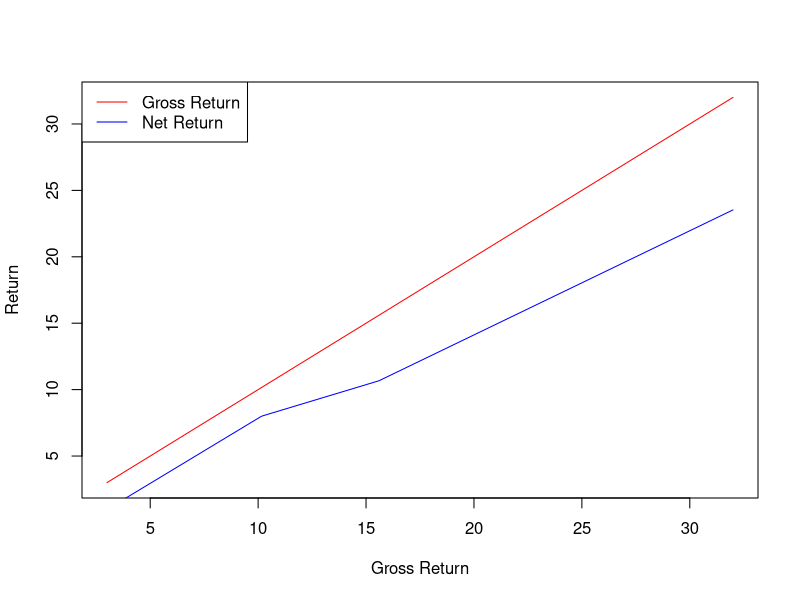
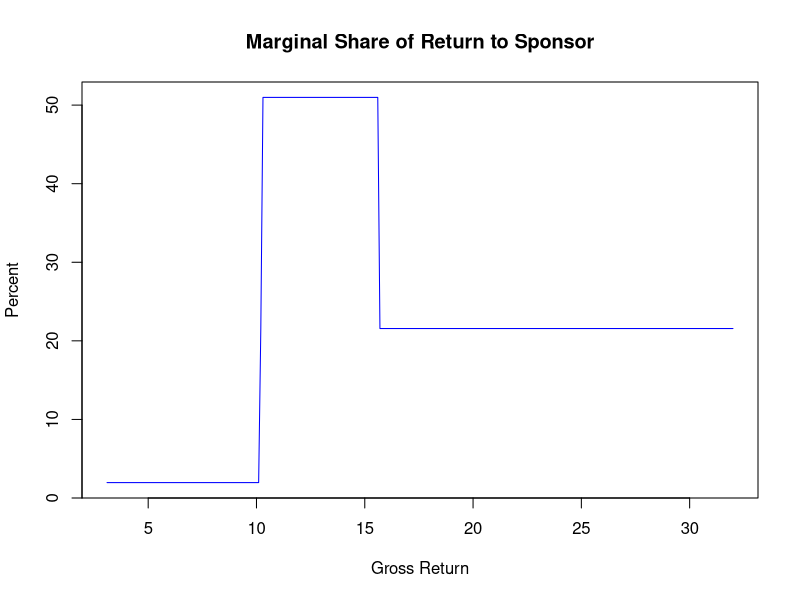
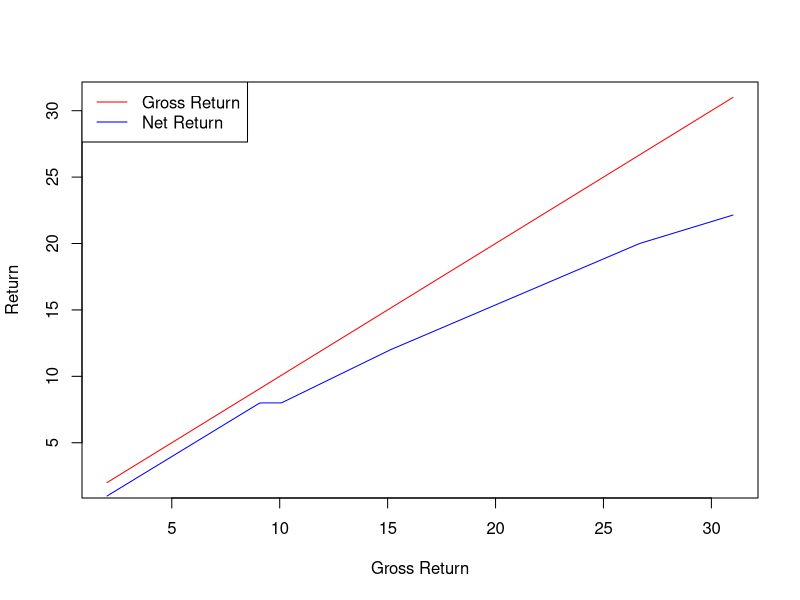
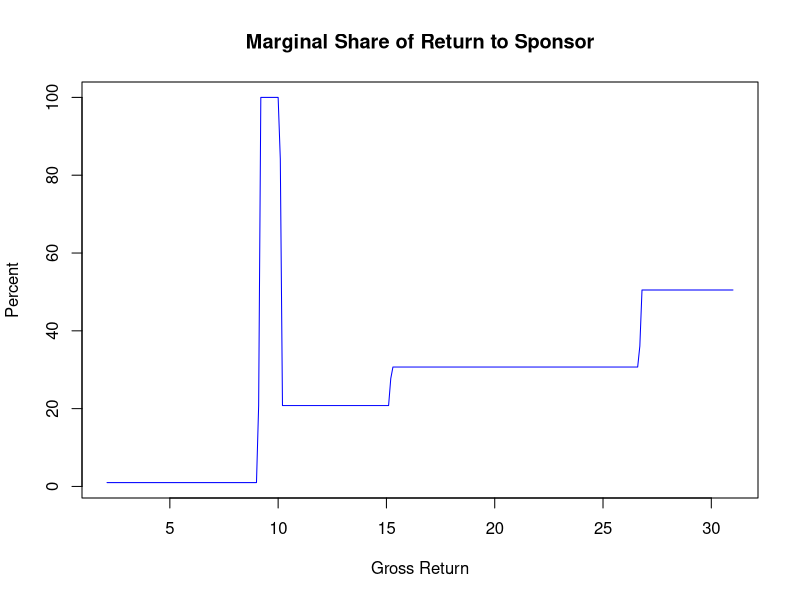
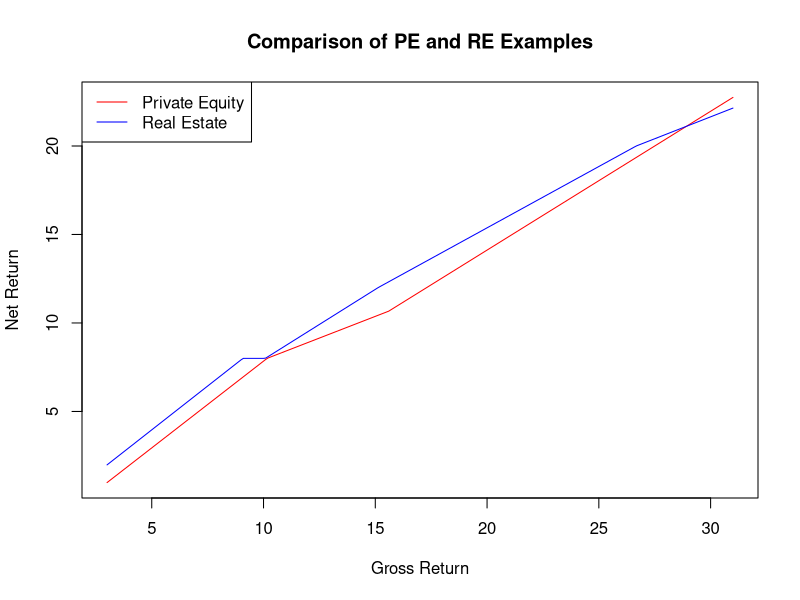

Generate these figures, in order, with R:
## ---- chunk 1
inv=100
am=2
capital=inv+am
pref=capital*.08
## ---- chunk 2
x=round(.4*pref/.6,2)
## ---- chunk 3
price=130
profit=price-inv
grossroi=round(100*profit/inv,1)
lpshare=.8*(price-capital)
lproi=round(100*lpshare/capital,1)
gpshare=.2*(price-capital)
## ---- chunk 4
reinv=100
ream=1
reamdef=1
capital=101
pref1=.08*capital
pref2=.12*capital
pref3=.2*capital
share1=.2
share2=.3
share3=.5
ret1=round(100*(capital-reinv)/reinv,1)
ret2=round(100*(capital+pref1-reinv)/reinv,1)
netret2=8
ret3a=round(100*(capital+pref1+reamdef-reinv)/reinv,1)
netret3a=8
x1=1.25*(pref2-pref1)
ret3b=round(100*(capital+pref1+reamdef+x1-reinv)/reinv,1)
lp3b=capital+pref1+(.8*x1)
lp3bret=round(100*(lp3b-capital)/capital,1)
gp3=round(.2*x1,2)
x2=round((1/.7)*(pref3-pref2),2)
ret4=round(100*(capital+pref1+reamdef+x1+x2-reinv)/reinv,1)
lp4=round(lp3b+(.7*x2),2)
lp4ret=round(100*(lp4-capital)/capital,1)
gp4=round(gp3+.3*x2,2)
price=130
resid=price-lp4-gp4-reamdef
lp5=round(lp4+.5*resid,2)
gp5=round(gp4+.5*resid,2)
ret5=round(100*(price-reinv)/reinv,2)
lp5ret=round(100*(lp5-capital)/capital,2)
## ---- chunk 5
waterfall=function(dmat,ret,capital=100,invcost=100) {
  am=dmat$am
  pref=dmat$pref
  catchup=dmat$catchup
  carry=dmat$carry
  if(any(1<c(catchup,carry))) stop("catchup and carry must be stated as decimals<1")
  pref=c(pref,100000)
  am=c(am,0)
  stack=vector()
  lpcut=vector()
  typ=vector()
  nlayer=nrow(dmat)
  for (j in 1:nlayer) {
    if(am[j]>0 & j==1) {
      stack=c(stack,am[j])
      lpcut=c(lpcut,0)
      typ=c(typ,paste("Asset mgmt",j-1))
    }
    if(j==1) {
      stack=c(stack,pref[j])
      lpcut=c(lpcut,1)
      typ=c(typ,paste("Preferred Return",j))
    } 
    if(am[j+1]>0) {
      stack=c(stack,am[j+1])
      lpcut=c(lpcut,0)
      typ=c(typ,paste("Asset Mgmt",j))
    }
    nextpref=pref[j+1]
    lpsofar=sum(stack*lpcut)
    lpshort=nextpref-lpsofar
    cu=catchup[j]
    cy=carry[j]
    catchuplayer=0
    if(cu>cy) {
      catchuplayer=(lpsofar*cy)/(cu-cy)
      if (cu<1) catchuplayer=min(catchuplayer,lpshort/(1-cu))
      stack=c(stack,catchuplayer)
      lpcut=c(lpcut,(1-cu))    
      typ=c(typ,paste("Catchup",j))
    }
    lpsofar=sum(stack*lpcut)
    lpshort=nextpref-lpsofar
    carrylayer=lpshort/(1-cy)
    if(carrylayer>0) {
      stack=c(stack,carrylayer)
      lpcut=c(lpcut,(1-cy))
      typ=c(typ,paste("Carry",j))
    }
  }
  ansmat=matrix(0,nrow=length(stack),ncol=length(ret))
  rownames(ansmat)=typ
  for (i in 1:length(ret)) {
    ansmat[,i]=wf(stack,ret[i])[-(1+length(stack))]
  }
  ans=list()
  ans$lpshare=matrix(lpcut,nrow=length(stack),ncol=length(ret))*ansmat
  ans$gpshare=ansmat-ans$lpshare
  ans$grossreturn=100*(capital+ret-invcost)/invcost
  ans$netreturn=100*colSums(ans$lpshare)/capital
  return(ans)
}
#given waterfall w in dollars and available cash c, distribute the cash to the waterfall
wf=function(w,c){
  x=c-cumsum(w)
  x[x>0]=0
  x=x+w
  x[x<0]=0
  c(x,c-sum(x))
}
testans=function(ans) {
  (colSums(ans$lpshare))+(colSums(ans$gpshare))
}
## ---- chunk 6
peinv=100
pecap=102
dmat.pe=data.frame(am=0,pref=(.08*pecap),catchup=.5,carry=.2)
ans.pe=waterfall(dmat.pe,ret=seq(1,30,.1),invcost=peinv,capital=pecap)
## ---- chunk 7
plot(ans.pe$grossreturn,ans.pe$grossreturn,type='l',col='red',xlab='Gross Return',ylab='Return')
lines(ans.pe$grossreturn,ans.pe$netreturn,type='l',col='blue')
legend('topleft',legend=c('Gross Return','Net Return'),col=c('red','blue'),lwd=1)
## ---- chunk 8
deltaprofit=diff(ans.pe$grossreturn)
deltagp=diff(ans.pe$grossreturn-ans.pe$netreturn)
gpcut=100*deltagp/deltaprofit
plot(ans.pe$grossreturn[-1],gpcut,
     main=('Marginal Share of Return to Sponsor'),
     xlab='Gross Return',
     ylab='Percent',type='l',col='blue')
## ---- chunk 9
reinv=100
recap=101
dmat.re=data.frame(am=c(0,1,0),pref=c(.08,.12,.20)*recap,catchup=c(0,0,0),carry=c(.2,.3,.5))
ans.re=waterfall(dmat.re,ret=seq(1,30,.1),invcost=reinv,capital=recap)
## ---- chunk 10
plot(ans.re$grossreturn,ans.re$grossreturn,type='l',col='red',xlab='Gross Return',ylab='Return')
lines(ans.re$grossreturn,ans.re$netreturn,type='l',col='blue')
legend('topleft',legend=c('Gross Return','Net Return'),col=c('red','blue'),lwd=1)
## ---- chunk 11
deltaprofit=diff(ans.re$grossreturn)
deltagp=diff(ans.re$grossreturn-ans.re$netreturn)
gpcut=100*deltagp/deltaprofit
plot(ans.re$grossreturn[-1],gpcut,
     main=('Marginal Share of Return to Sponsor'),
     xlab='Gross Return',
     ylab='Percent',type='l',col='blue')
## ---- chunk 12
peg=ans.pe$grossreturn
reg=ans.re$grossreturn
## which gross returns are in both answers?
peind=which(peg %in% reg)
reind=which(reg %in% peg)
plot(peg[peind],ans.pe$netreturn[peind],type='l',col='red',ylab='Net Return',
     xlab='Gross Return',main='Comparison of PE and RE Examples')
lines(peg[peind],ans.re$netreturn[reind],type='l',col='blue')
legend('topleft',legend=c('Private Equity','Real Estate'),col=c('red','blue'),lwd=1)
